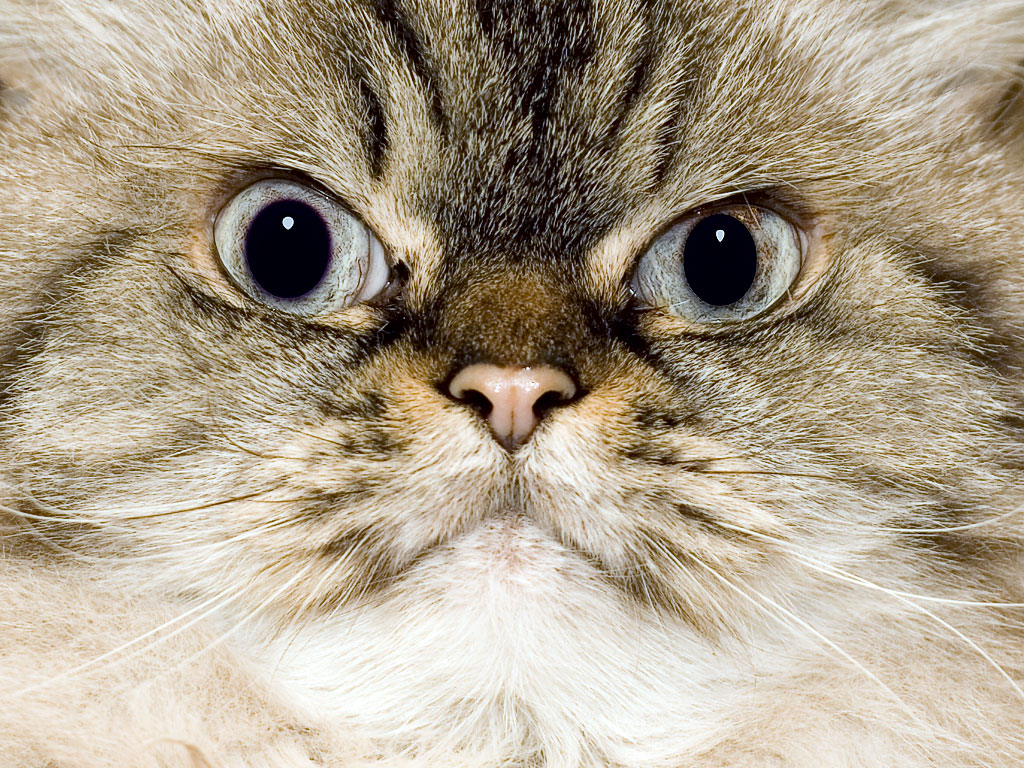
#> input picture Woche_12/test.jpg, 1024 x 768 px, found by its file name
$ python Blatt5_Aufgabe1_Musterloesung.py
#> lines starting #> are read from the running program, lines starting #| are printed output that depends on the picture
import random
import numpy as np
import matplotlib.pyplot as plt
import cv2 as cv

def main():
    img = plt.imread("Woche_12/test.jpg")
#> img is the input picture: shape (768, 1024, 3); mean R, G, B 172.7, 160.6, 140.7
    points: list[np.ndarray] = []
    # get random points of the image
    border_size = 100
    for _ in range(4):
        x = random.randint(border_size, img.shape[1]-border_size)
        y = random.randint(border_size, img.shape[0]-border_size)
        print(f"Point: {x}, {y}, Shape: {img.shape}, Border: {border_size}")
        points.append(np.array([x, y, 1]))
    # calculate true transformation
    # by rotation of 45°
    rotation_degree = np.pi/4
#> rotation_degree = 0.785
    rotation_matrix = np.matrix([
        [np.cos(rotation_degree), -np.sin(rotation_degree), 0],
        [np.sin(rotation_degree), np.cos(rotation_degree), 0],
        [0, 0, 1]
    ])
    # scaling by 0.5 in the x direction
    scale_factor = 0.5
    scaling_matrix = np.matrix([
        [scale_factor, 0, 0],
        [0, 1, 0],
        [0, 0, 1]])
#> scaling_matrix = [[0.5, 0, 0], [0, 1, 0], [0, 0, 1]]
    # and translating the image to the center
    translation_matrix = np.matrix([
        [1, 0, 500],
        [0, 1, 0],
        [0, 0, 1]])
#> translation_matrix = [[1, 0, 500], [0, 1, 0], [0, 0, 1]]

    true_transformation = translation_matrix @ rotation_matrix @ scaling_matrix

    # transform all points
    transformed_points: list[np.ndarray] = []
    for point in points:
        # this is basically cv.warpPerspective but only on a single point
        px  = (true_transformation[0,0]*point[0] + true_transformation[0,1]*point[1] + true_transformation[0,2]*point[2]) / (true_transformation[2,0]*point[0] + true_transformation[2,1]*point[1] + true_transformation[2,2]*point[2])
        py  = (true_transformation[1,0]*point[0] + true_transformation[1,1]*point[1] + true_transformation[1,2]*point[2]) / (true_transformation[2,0]*point[0] + true_transformation[2,1]*point[1] + true_transformation[2,2]*point[2])
        transformed_points.append(np.array([px, py, 1]))

    # convert points to numpy arrays
    np_points = np.array(points)
    np_transformed_points = np.array(transformed_points)

    # estimate transformation
    transformation = estimate_transformation(np_points, np_transformed_points)

    # warp image with true and estimated
    true_transformed_img = cv.warpPerspective(img, true_transformation, (img.shape[0], img.shape[1]))
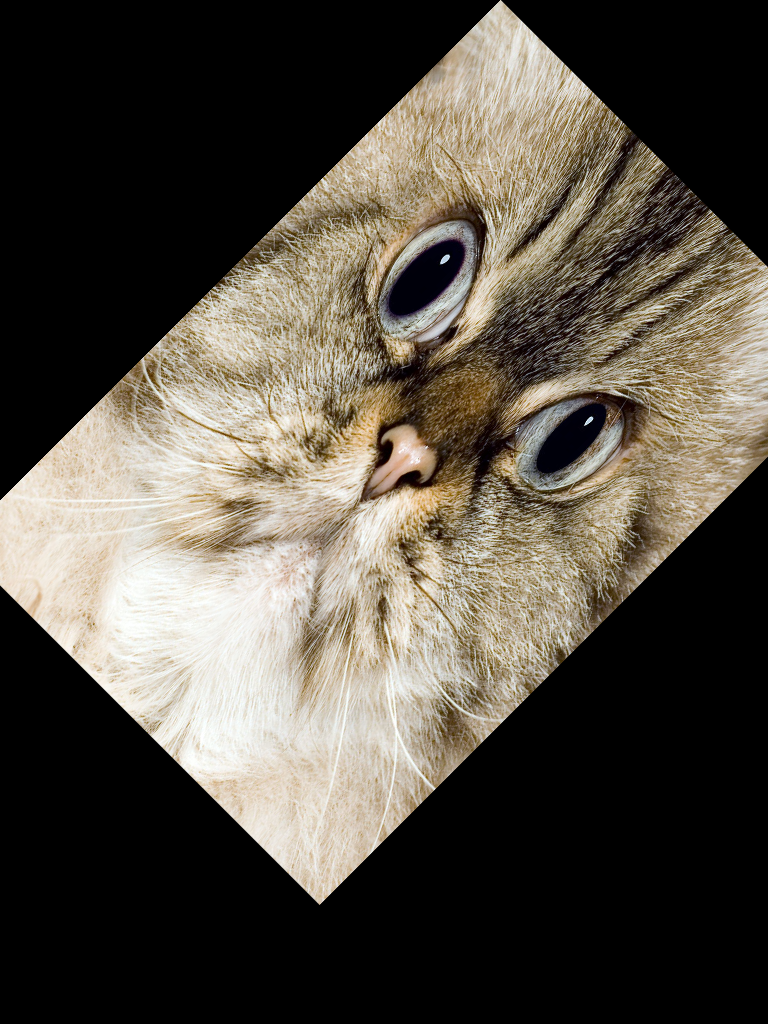
#> true_transformed_img: shape (1024, 768, 3); mean R, G, B 83.7, 77.8, 68.1
    transformed_img = cv.warpPerspective(img, transformation, (img.shape[0], img.shape[1]))

    # print results
    print(f"True transformation:\n{true_transformation}")
#| True transformation:
#| [[ 3.53553391e-01 -7.07106781e-01  5.00000000e+02]
#|  [ 3.53553391e-01  7.07106781e-01  0.00000000e+00]
#|  [ 0.00000000e+00  0.00000000e+00  1.00000000e+00]]
    print(f"Estimated transformation:\n{transformation}")
#| Estimated transformation:
#| [[ 3.53553391e-01 -7.07106781e-01  5.00000000e+02]
#|  [ 3.53553391e-01  7.07106781e-01 -1.10693592e-08]
#|  [-4.15979872e-14  8.26629283e-14  1.00000000e+00]]

    # and show images
    show_imgs(img, true_transformed_img, transformed_img, np_points, np_transformed_points)

def estimate_transformation(points: np.ndarray, transformed_points: np.ndarray) -> np.ndarray:
    # construct affine matrix and calculate SVD
    affine = construct_affine(points, transformed_points)
    _, _, vh  = np.linalg.svd(affine, full_matrices=True)

    # the affine matrix is the last row of vh
    affine: np.ndarray = vh[-1].reshape((3,3))
    return affine/affine[2,2]

def construct_affine(points: np.ndarray, transformed_points: np.ndarray) -> np.ndarray:
    # points should be of same shape
    assert points.shape == transformed_points.shape, "Shapes do not match"
    num_points = points.shape[0]

    matrices: list[np.ndarray] = []
    # for each point-pair
    for i in range(num_points):
        # get the partial affine matrix
        partial_affine = construct_affine_partial(points[i], transformed_points[i])
        #and concatenate it to the list
        matrices.append(partial_affine)
    # will extend the matrix vertically
    return np.concatenate(matrices, axis=0)

def construct_affine_partial(point: np.ndarray, transformed_point: np.ndarray) -> np.ndarray:
    # given a point pair, construct the partial affine matrix
    x: float = point[0]
    y: float = point[1]
    z: float = point[2]
    x_t: float = transformed_point[0]
    y_t: float = transformed_point[1]
    z_t: float = transformed_point[2]

    # defined as such
    affine_partial = np.array([
        [0.0, 0.0, 0.0, -z_t*x, -z_t*y, -z_t*z, y_t*x, y_t*y, y_t*z],
        [z_t*x, z_t*y, z_t*z, 0.0, 0.0, 0.0, -x_t*x, -x_t*y, -x_t*z]
    ])

    return affine_partial


def show_imgs(img, true_transformed_img, transformed_img, points, transformed_points):
    _, axs = plt.subplots(1, 3)
    axs[0].imshow(img)
    axs[0].set_title("Original")
    axs[1].imshow(true_transformed_img)
    axs[1].set_title("True transformed")
    axs[2].imshow(transformed_img)
    axs[2].set_title("Transformed")

    for i in range(points.shape[0]):
        axs[0].scatter(points[i, 0], points[i, 1], c="r")
        axs[1].scatter(transformed_points[i, 0], transformed_points[i, 1], c="r")
        axs[2].scatter(transformed_points[i, 0], transformed_points[i, 1], c="r")
    plt.show()
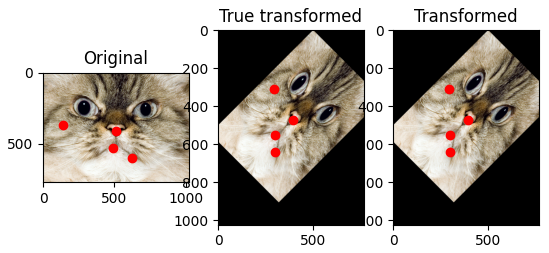
#> figure drawn by matplotlib, 3 panels

if __name__ == "__main__":
    main()
